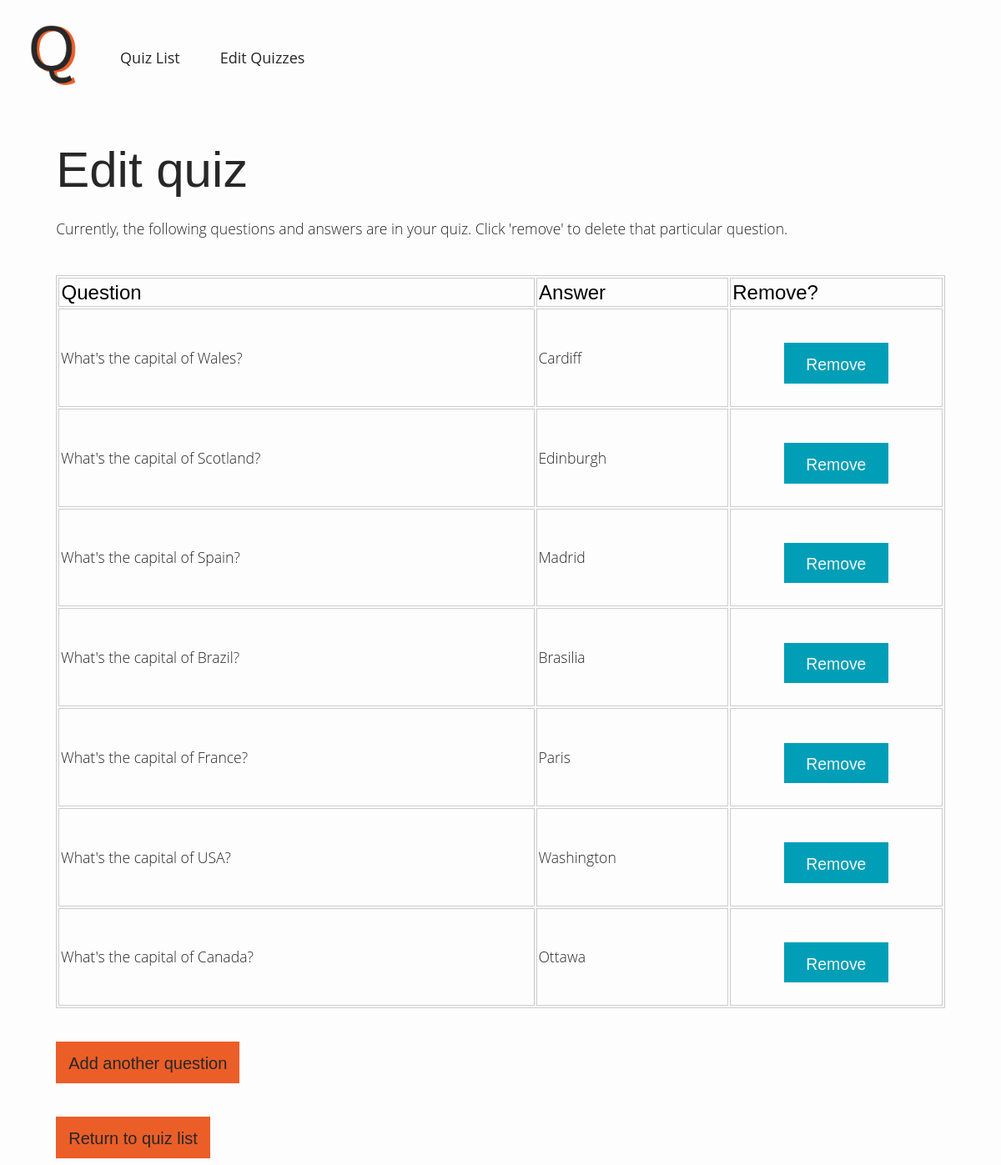
Before: /edit/2 with the older database file.
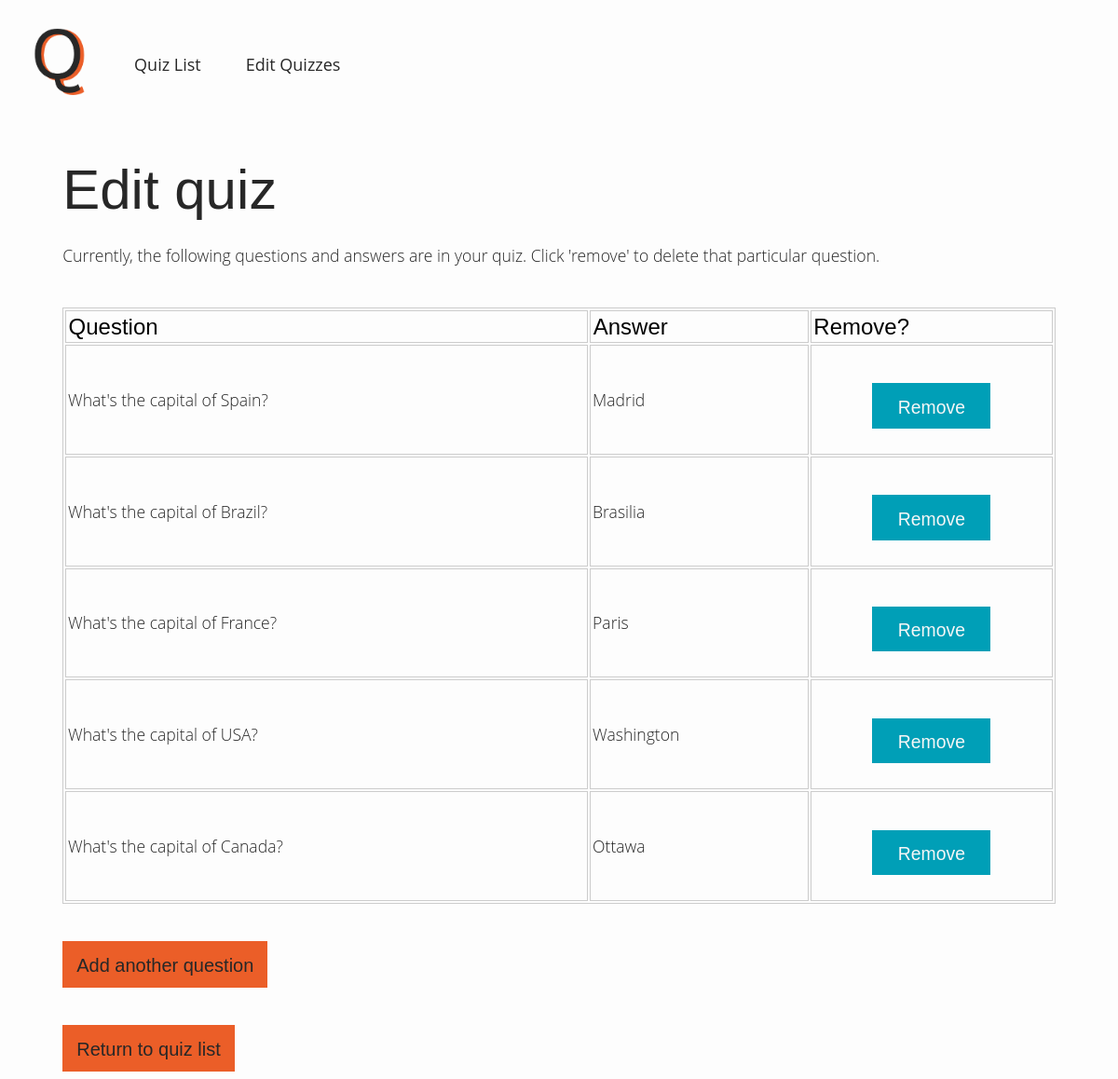
After: the same page with the newer database file.
### app/models.py (models this page shows, shortened)
class Question(db.Model):
    id = db.Column(db.Integer, primary_key=True)
    question = db.Column(db.String(120), index=True, unique=False)
    answer = db.Column(db.String(120), index=True, unique=False)
    quiz_id = db.Column(db.Integer, db.ForeignKey("quiz.id"))

### app/routes.py (the view, shortened to what this page needs)
@app.route("/edit/<quiz_id>", methods=["GET", "POST"])
def edit(quiz_id):
	questions = Question.query.filter(Question.quiz_id==quiz_id)
	return render_template("edit.html", questions=questions, quiz_id=quiz_id)

### app/templates/edit.html (shortened to what this page needs)
{% extends "base.html" %}
{% block body %}
	<div class="quiz">
		<h1>Edit quiz</h1>
		<p class="tagline">Currently, the following questions and answers are in your quiz. Click 'remove' to delete that particular question.</p>
		<table id="edit-question-table">
			<tr>
				<th>Question</th>
				<th>Answer</th>
				<th>Remove?</th>
			</tr>
			{% for question in questions %}
				<tr>
					<td>{{ question.question }}</td>
					<td>{{ question.answer }}</td>
					<td>
						<form method="POST" action="/delete">
							<div id="remove-question">
								<input type="submit" value="Remove">
							</div>
						</form>
					</td>
				</tr>
			{% endfor %}
		</table>
		<button><a href="/add/{{ quiz_id }}">Add another question</a></button><br>
		<button><a href="/show-quizzes">Return to quiz list</a></button><br>
	</div>
{% endblock %}

Changed rows visible on the page:
removed Question: question "What's the capital of Wales?", answer "Cardiff"
removed Question: question "What's the capital of Scotland?", answer "Edinburgh"
